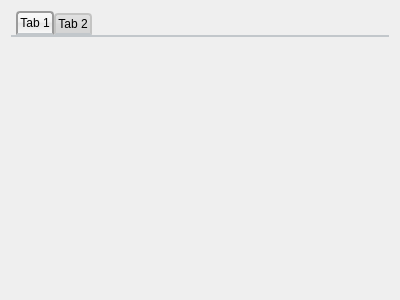
<?xml version="1.0" encoding="UTF-8"?>
<ui version="4.0">
 <class>ActivationForm</class>
 <widget class="QDialog" name="ActivationForm">
  <property name="geometry">
   <rect>
    <x>0</x>
    <y>0</y>
    <width>400</width>
    <height>300</height>
   </rect>
  </property>
  <property name="windowTitle">
   <string>فرم فعالسازی</string>
  </property>
  <layout class="QVBoxLayout" name="verticalLayout">
   <item>
    <widget class="QTabWidget" name="tabWidget">
     <property name="styleSheet">
      <string notr="true">QTabWidget::pane { /* The tab widget frame */
border-top: 2px solid #C2C7CB;
}
QTabWidget::tab-bar {
left: 5px; /* move to the right by 5px */
}
/* Style the tab using the tab sub-control. Note that it reads QTabBar _not_ QTabWidget */
QTabBar::tab {
background: qlineargradient(x1: 0, y1: 0, x2: 0, y2: 1, stop: 0 #E1E1E1, stop: 0.4 #DDDDDD, stop: 0.5 #D8D8D8, stop: 1.0 #D3D3D3);
border: 2px solid #C4C4C3;
border-bottom-color: #C2C7CB; /* same as the pane color */
border-top-left-radius: 4px;
border-top-right-radius: 4px;
min-width: 8ex;
padding: 2px;
}
QTabBar::tab:selected, QTabBar::tab:hover {
background: qlineargradient(x1: 0, y1: 0, x2: 0, y2: 1, stop: 0 #fafafa, stop: 0.4 #f4f4f4, stop: 0.5 #e7e7e7, stop: 1.0 #fafafa);
}
QTabBar::tab:selected {
border-color: #9B9B9B;
border-bottom-color: #C2C7CB; /* same as pane color */
}
QTabBar::tab:!selected {
margin-top: 2px; /* make non-selected tabs look smaller */
}</string>
     </property>
     <widget class="QWidget" name="tab">
      <attribute name="title">
       <string>Tab 1</string>
      </attribute>
     </widget>
     <widget class="QWidget" name="tab_2">
      <attribute name="title">
       <string>Tab 2</string>
      </attribute>
     </widget>
    </widget>
   </item>
  </layout>
 </widget>
 <resources/>
 <connections/>
</ui>
